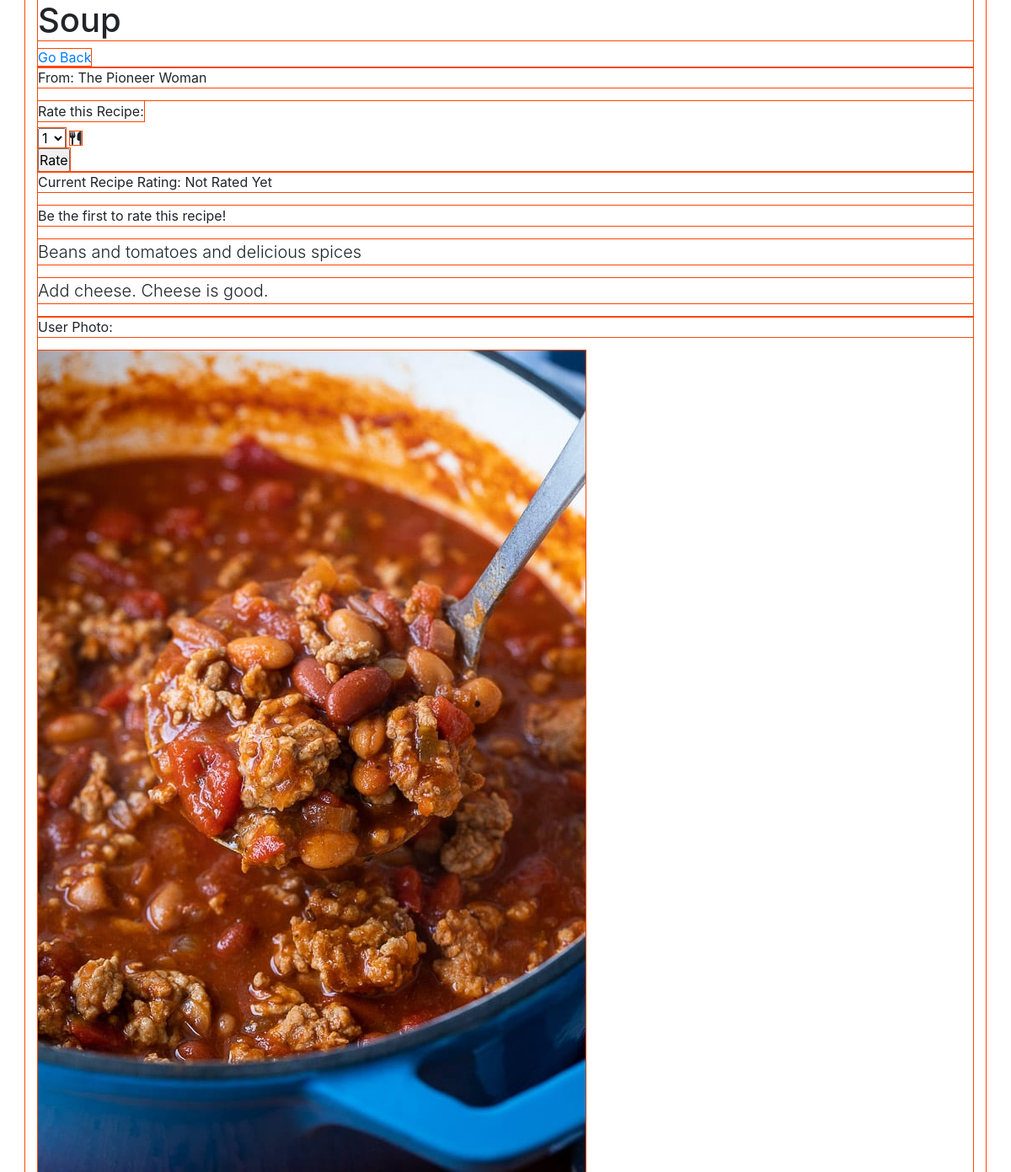
Screenshot of /recipe/2 with the database file from the repository.
### recipe_db/models.py (models this page shows)
class Recipe(models.Model):
    title = models.CharField(max_length=100)
    description = models.CharField(max_length=255)
    book = models.ForeignKey(Book, related_name="recipes", on_delete=models.CASCADE)
    rating = models.IntegerField(default=0, editable=True)
    forks = models.IntegerField(default=0, editable=True)
    count = models.IntegerField(default=0, editable=True)
    rated_by = models.ManyToManyField(User, related_name = "raters")
    notes = models.TextField()
    photo = models.FileField(upload_to="images", null=True, blank=True)
    poster = models.ForeignKey(User, related_name="posted_recipes", on_delete=models.CASCADE)
    objects = RecipeManager()
    created_at = models.DateTimeField(auto_now_add=True)
    updated_at = models.DateTimeField(auto_now=True)

class Book(models.Model):
    title = models.CharField(max_length=100)
    created_at = models.DateTimeField(auto_now_add=True)
    updated_at = models.DateTimeField(auto_now=True)

### recipe_db/views.py (the view)
# urls.py: path('recipe/<int:id>', views.recipe_page),
def recipe_page(request, id):
    context = {
        'curr_recipe': Recipe.objects.get(id=id)
    }
    return render(request, 'recipe_page.html', context)

### recipe_db/templates/recipe_page.html (shortened to what this page needs)
<!DOCTYPE html>
<html lang="en">
<head>
    <link rel="stylesheet" href="https://stackpath.bootstrapcdn.com/bootstrap/4.5.0/css/bootstrap.min.css"
>
    {% load static %}
    <link rel="stylesheet" href="{% static 'css/recipe.css' %}">
</head>
<body>
    <div class="container">
        <div id="header">
            <h1>{{curr_recipe.title}}</h1>
            <a href="/profile/{{request.session.id}}" class="btn-link">Go Back</a>
        </div>
        <div class="content">
            <div id="desc">
                <p>From: {{curr_recipe.book.title}}</p>
                {% if user.id == curr_recipe.poster.id %}
                {% else %}
                <form action="/recipe/{{curr_recipe.id}}/rating" method="POST">
                    <label>Rate this Recipe:</label>
                    <br>
                    <select name="rate">
                        <option value="1">1</option>
                    </select>
                    <i class="fas fa-utensils"></i>
                    <br>
                    <input type="submit" value="Rate" onclick='setInput(this); button.style.visibility = "hidden";'>
                </form>
                {% endif %}
                <p>Current Recipe Rating:
                    {% if curr_recipe.forks == 1 %}
                    <td><i class="fas fa-utensils"></i></td>
                    {% elif curr_recipe.forks == 2 %}
                    <td><i class="fas fa-utensils"></i> <i class="fas fa-utensils"></i></td>
                    {% elif curr_recipe.forks == 3 %}
                    <td><i class="fas fa-utensils"></i> <i class="fas fa-utensils"></i> <i class="fas fa-utensils"></i>
                    </td>
                    {% elif curr_recipe.forks == 4 %}
                    <td><i class="fas fa-utensils"></i> <i class="fas fa-utensils"></i> <i class="fas fa-utensils"></i>
                        <i class="fas fa-utensils"></i></td>
                    {% elif curr_recipe.forks == 5 %}
                    <td><i class="fas fa-utensils"></i> <i class="fas fa-utensils"></i> <i class="fas fa-utensils"></i>
                        <i class="fas fa-utensils"></i> <i class="fas fa-utensils"></i></td>
                    {% else %}
                    <td>Not Rated Yet</td>
                    {% endif %}
                </p>
                {% if curr_recipe.rated_by.count == 0 %}
                <p>Be the first to rate this recipe!</p>
                {% elif curr_recipe.rated_by.count == 1 %}
                <p>{{curr_recipe.rated_by.count}} person rated this recipe!</p>
                {% else %}
                <p>{{curr_recipe.rated_by.count}} people have rated this recipe!</p>
                {% endif %}
                <p class="lead">{{curr_recipe.description}}</p>
            </div>
            <div id="notes">
                <p class="lead">{{curr_recipe.notes}}</p>
            </div>
            <div id="photo">
                <p>User Photo:</p>
                <img src="{{curr_recipe.photo}}" alt="{{curr_recipe.title}}">
            </div>
        </div>
    </div>
</body>
</html>

### recipe_db/static/css/recipe.css (style rules this page uses)
* { padding: 0; margin: 0; outline: 1px solid orangered; }

### rows the page displays
Recipe: title "Soup", book "The Pioneer Woman", description "Beans and tomatoes and delicious spices", notes "Add cheese. Cheese is good.", photo (picture)
